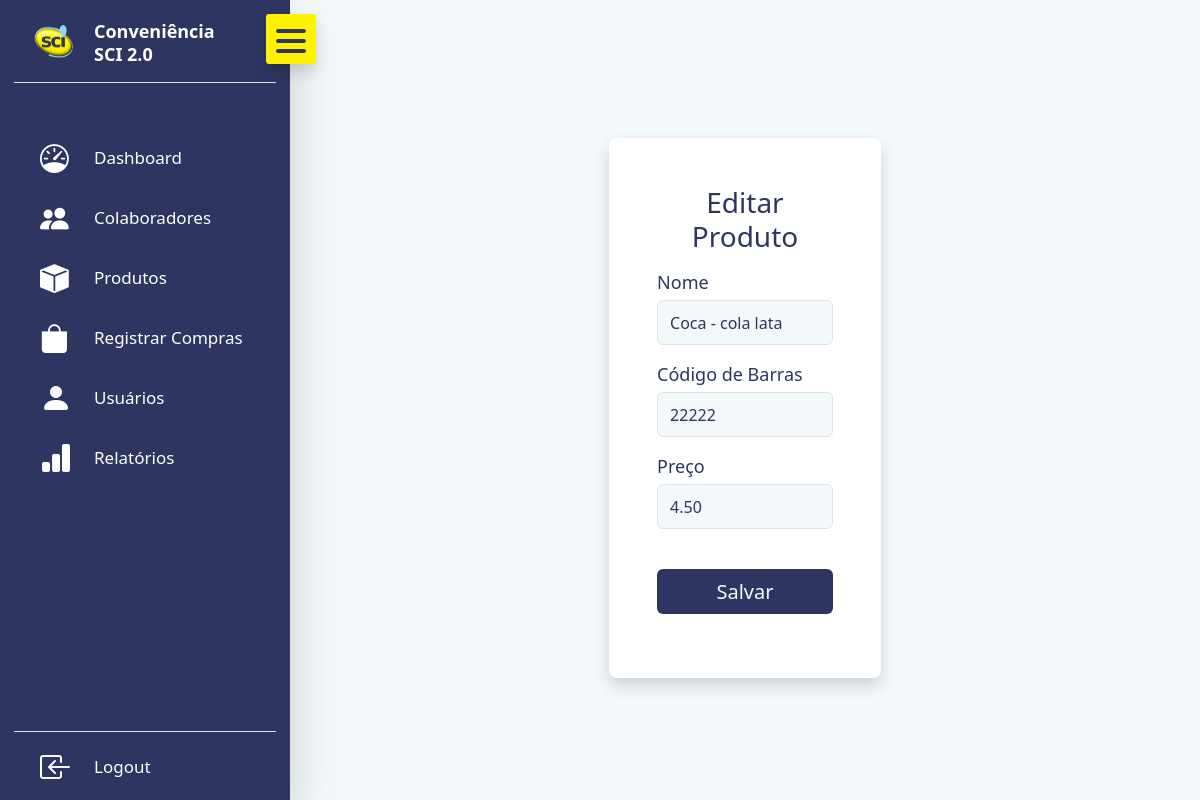
Screenshot of /produtos/2/editar/ (signed in) with the database file from the repository.
### produtos/models.py (models this page shows, shortened)
class Produto(models.Model):
    nome = models.CharField(max_length=100)
    codigo_barras = models.CharField(max_length=5, unique=True)
    preco = models.DecimalField(max_digits=5, decimal_places=2)

### produtos/views.py (the view, shortened to what this page needs)
# urls.py: path('produtos/<int:produto_id>/editar/', views.EditarProduto, name='EditarProduto'),
@csrf_protect
@login_required(login_url='Login')
def EditarProduto(request, produto_id):
    try:
        produto = Produto.objects.get(pk=produto_id)
        return render (request, 'produtos/editar_produto.html', {'produto': produto})
    except Exception as e:
        print(str(e))
        error_message = ('Ocorreu um erro ao tentar editar os dados do produto.')
        return render (request, 'produtos/editar_produto.html', {'error_mssage': error_message})

### templates/produtos/editar_produto.html (shortened to what this page needs)
{% extends 'base.html' %}
{% block 'content' %}
    <div class="row justify-content-center" style="background-color: transparent; height: 50px; margin-bottom: 40px;">
    </div>
    <div class="row justify-content-center">
        <div class="col-5">
            <div class="p-4 p-md-5 shadow rounded-3" style="background-color: #FFFFFF;">
                <div class="text-center mb-3" style="color: #2D3560;">
                    <h3>
                        Editar Produto
                    </h3>
                </div>
                <div>
                    <form action="{% url 'EditarProduto' produto.id %}" method="POST">
                        <div class="mb-3">
                            <label for="nome" class="form-label" style="font-size: large; margin-bottom: 4px; color: #2D3560;">Nome</label>
                            <input type="text" class="form-control" id="nome"  name="nome" value="{{ produto.nome }}" style="height: 45px; background-color: #F3F8FA; color: #2D3560;" required>
                        </div>
                        <div class="mb-3">
                            <label for="codigo_barras" class="form-label" style="font-size: large; margin-bottom: 4px; color: #2D3560;">Código de Barras</label>
                            <input type="text" class="form-control" id="codigo_barras" name="codigo_barras" maxlength="5" value="{{ produto.codigo_barras }}" style="height: 45px; background-color: #F3F8FA; color: #2D3560;" required>
                        </div>
                        <div style="margin-bottom: 40px;">
                            <label for="preco" class="form-label" style="font-size: large; margin-bottom: 4px; color: #2D3560;">Preço</label>
                            <input type="text" class="form-control" id="preco" name="preco" value="{{ produto.preco }}" style="height: 45px; background-color: #F3F8FA; color: #2D3560;" required>
                        </div>
                        <div class="d-flex justify-content-center mb-3">
                            <button type="submit" class="btn text-light fs-5" style="height: 45px; width: 300px; background-color: #2D3560;">Salvar</button>
                        </div>
                    </form>
                </div>
            </div>
        </div>
    </div>
{% endblock %}

### static/base/base.css (style rules this page uses)
* { margin: 0; padding: 0; box-sizing: border-box; }
:root { --tran-03: all 0.2s ease; --tran-03: all 0.3s ease; --tran-04: all 0.4s ease; --tran-05: all 0.5s ease; }
body { min-height: 100vh; transition: var(--tran-05); }

### rows the page displays
Produto: nome "Coca - cola lata", codigo_barras "22222", preco "4.50"
